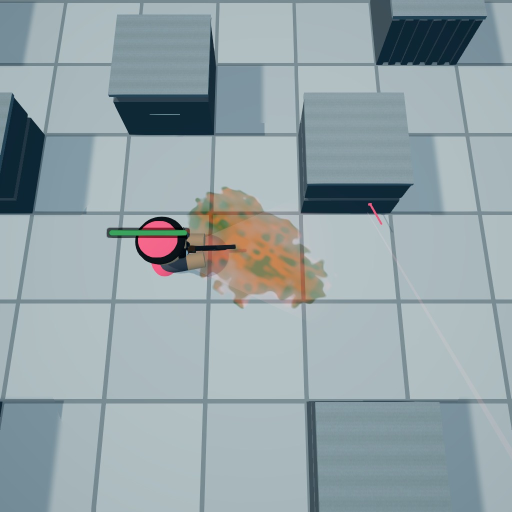
#> input picture Captures/AbilityJuice/shots/r4/camera/f0036.jpg, 1024 x 1024 px, given in place of f0002.jpg, which was not available (shown at 1/2 size); the run also reads 1 picture not shown here
$ python _r2_cam_look.py
#> lines starting #> are read from the running program, lines starting #| are printed output that depends on the picture; after the words box and inside, x2 and y2 are one past the last pixel; in counts of white or black regions, pixels touching at a corner belong together; pictures that were not available may be replaced by others from this repository, and a replacement may not be noted
"""Look at what is actually happening in r2 f10..f18 — diff maps + tile pitch."""
import numpy as np
from PIL import Image
import os

AJ = "/Users/cykai/Battle-Plan/Captures/AbilityJuice"
D2 = os.path.join(AJ, "shots/r2/camera")


def L(i):
#> called with i = 2
    return np.asarray(Image.open(os.path.join(D2, f"f{i:04d}.jpg")).convert("L"),
                      dtype=np.float32)
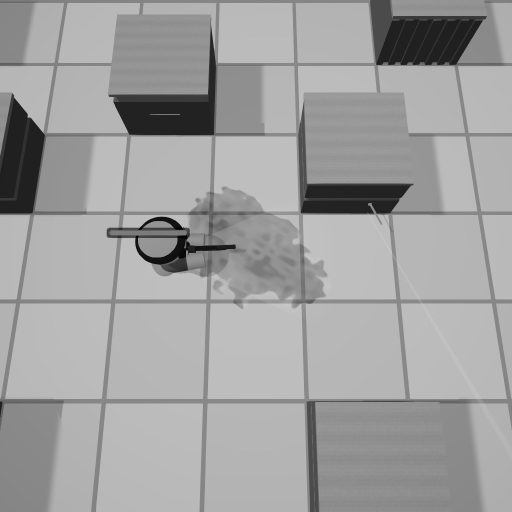
#> returned value: shape (1024, 1024) float32 (shown at 1/2 size); min 0, max 202, mean 159.8


ref = L(2)

# ---- tile pitch, so we know the phase-correlation aliasing distance ----
row = ref[300, :]
#> row = 1024 values, max 190 at index 431, min 26 at index 9, mean 158.6
f = np.abs(np.fft.rfft(row - row.mean()))
#> f = 513 values, max 13311.8 at index 1, min 0 at index 0, mean 382.2
k = np.argmax(f[3:120]) + 3
#> k = 3
print(f"dominant horizontal period in a clean row: {1024/k:.1f} px  (bin {k})")
#| dominant horizontal period in a clean row: 341.3 px  (bin 3)
col = ref[:, 700]
#> col = 1024 values, max 191 at index 431, min 33 at index 373, mean 159.9
f2 = np.abs(np.fft.rfft(col - col.mean()))
#> f2 = 513 values, max 15291.3 at index 2, min 0 at index 0, mean 394.9
k2 = np.argmax(f2[3:120]) + 3
#> k2 = 5
print(f"dominant vertical   period in a clean col: {1024/k2:.1f} px  (bin {k2})")
#| dominant vertical   period in a clean col: 204.8 px  (bin 5)

# ---- where does the frame actually change? ----
print("\nabs-diff vs pre-roll f0002, by region (mean |Δ| luminance):")
print(f"{'f':>4} {'t(ms)':>7} | {'whole':>7} {'centre':>7} {'ring':>7} | "
      f"{'>25 px count':>12} {'centroid of change':>22}")
for i in list(range(10, 22)) + [27]:
    d = np.abs(L(i) - ref)
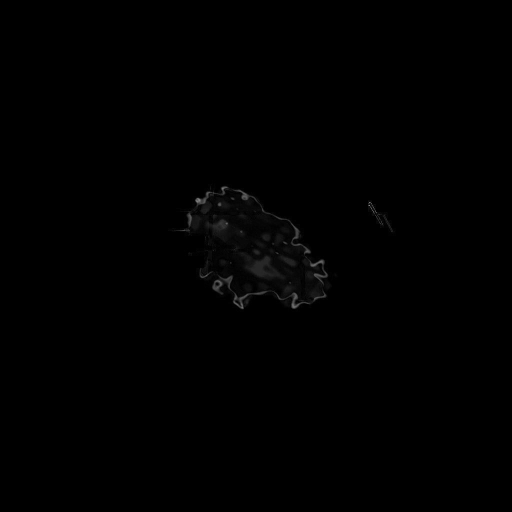
#> d: shape (1024, 1024) float32 (shown at 1/2 size); min 0, max 85, mean 0.2; drawn with min black and max white
    m_c = np.zeros_like(d, bool); m_c[300:724, 300:724] = True
    m_r = ~m_c
    big = d > 25
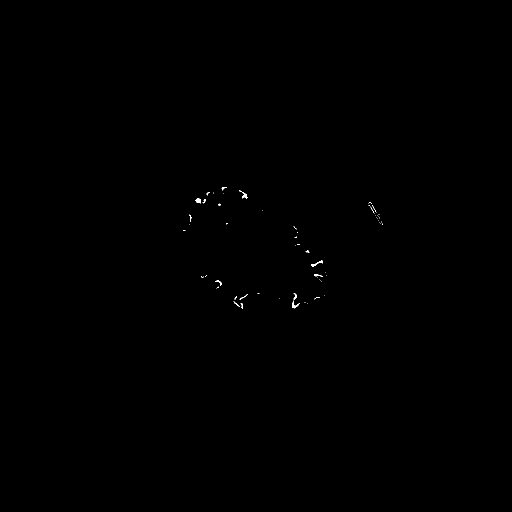
#> big: shape (1024, 1024) bool (shown at 1/2 size); 0.08% white in thin lines or dots, all inside (x1, y1, x2, y2) = (366, 374, 766, 617)
    if big.sum() > 50:
        ys, xs = np.nonzero(big)
#> ys = 865 values from 374 to 616; xs = 865 values, max 765 at index 353, min 366 at index 363, mean 527.6
        cen = f"({xs.mean():.0f},{ys.mean():.0f}) sd=({xs.std():.0f},{ys.std():.0f})"
#> cen = '(528,500) sd=(105,88)'
    else:
        cen = "-"
    print(f"{i:>4} {(i-12)*33.333:>7.1f} | {d.mean():7.3f} {d[m_c].mean():7.3f} "
          f"{d[m_r].mean():7.3f} | {big.sum():>12} {cen:>22}")
#|   10   -66.7 |   0.244   1.378   0.009 |          865  (528,500) sd=(105,88)
#> (the run stopped early here; a loop or call above may not have finished)
